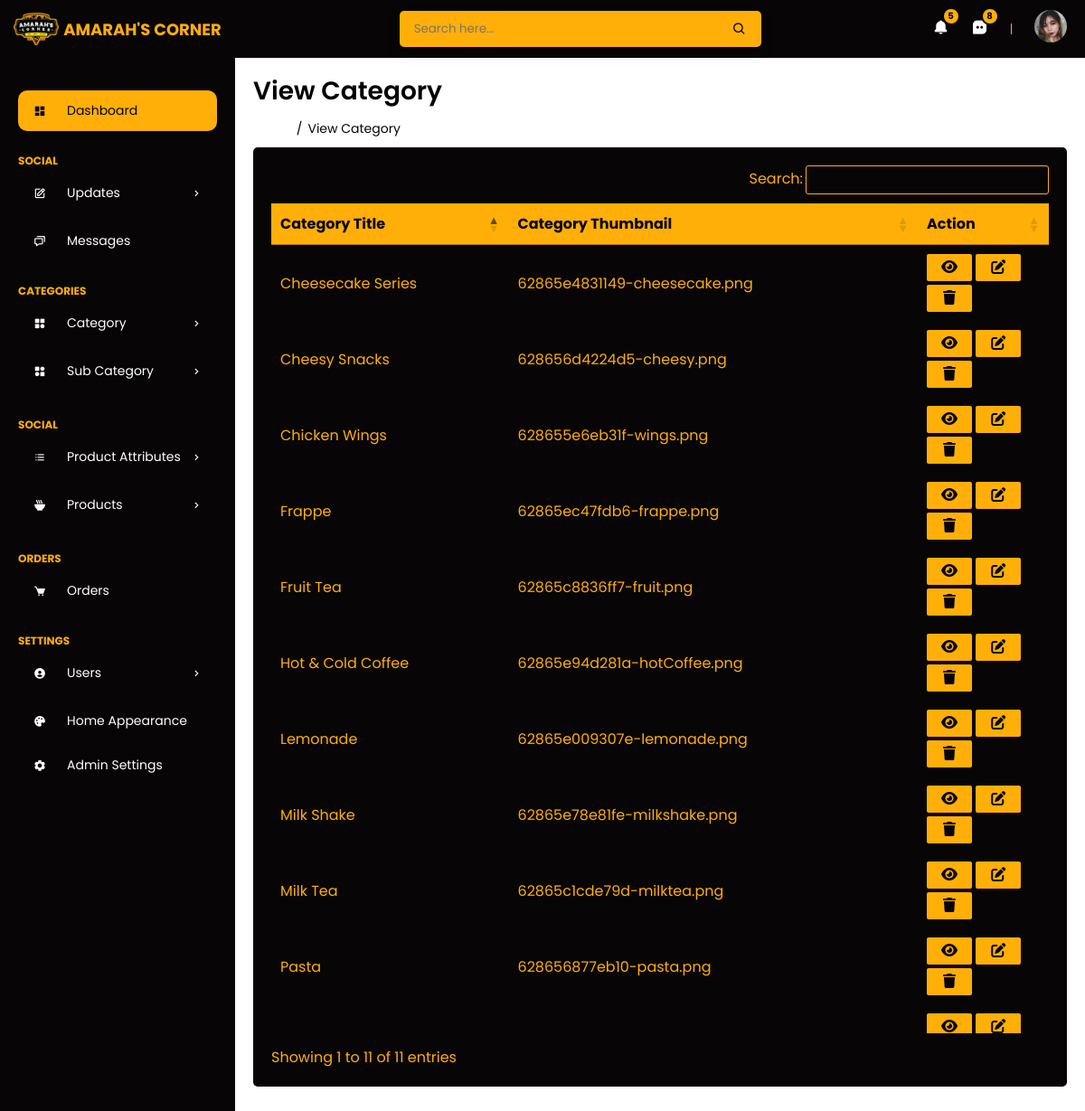
Screenshot of /admin/view-category.php with the database file from the repository.
### tables this page shows
CREATE TABLE `category` (
  `category_id` int(11) NOT NULL,
  `category_title` varchar(255) DEFAULT NULL,
  `categoty_thumbnail` varchar(255) DEFAULT NULL
);

### admin/view-category.php (the view, shortened to what this page needs)
<?php
require_once '../includes/database_conn.php';
?>
<!DOCTYPE html>
<html lang="en">
<head>
    <link href='https://unpkg.com/boxicons@2.1.2/css/boxicons.min.css' rel='stylesheet'>
    <link rel="stylesheet" href="https://cdnjs.cloudflare.com/ajax/libs/font-awesome/6.1.1/css/all.min.css">
    <link rel="stylesheet" type="text/css" href="https://cdn.datatables.net/1.12.0/css/jquery.dataTables.min.css" />
    <link rel="stylesheet" href="../assets/css/admin.css">
</head>
<body>
    <?php include 'top.php'; ?>
    <main>
        <h1 class="title">View Category</h1>
        <ul class="breadcrumbs">
            <li><a href="index">Home</a></li>
            <li class="divider">/</li>
            <li><a href="view-category" class="active">View Category</a></li>
        </ul>
        <section class="view-category">
            <div class="wrapper">
                <table id="table_id">
                    <thead>
                        <tr>
                            <th>Category Title</th>
                            <th>Category Thumbnail</th>
                            <th>Action</th>
                        </tr>
                    </thead>
                    <tbody>
                        <?php
                        $get_category = mysqli_query($conn, "SELECT * FROM category");
                        foreach($get_category as $category_row) {
                        ?>
                        <tr>
                            <td class="category_title"><?php echo $category_row['category_title'] ?></td>
                            <td><?php echo $category_row['categoty_thumbnail'] ?>
                            </td>
                            <td>
                                <a href="#" class="view"><i class="fa-solid fa-eye"></i></a>
                                <a href="#" id="editModal" class="edit"><i class="fa-solid fa-pen-to-square "></i></a>
                                <a href="#" class="delete"><i class="fa-solid fa-trash"></i></a>
                            </td>
                        </tr>
                        <?php
                        }
                        ?>
                    </tbody>
                </table>
            </div>
        </section>
        <?php include 'bottom.php' ?>
</body>
</html>

### assets/css/admin.css (style rules this page uses)
:root { --primary: #ffaf08; --black: #070506; --border: 1.6px solid rgba(0, 0, 0, 0.1); --border-hover: 1.6px solid var(--black); --box-shadow: 0 8px 16px rgba(0, 0, 0, 0.1); --swiper-theme-color: var(--primary); --danger: #dc3545; }
* { margin: 0; padding: 0; box-sizing: border-box; font-family: "Poppins", sans-serif; transition: all 0.2s linear; transition: width none; }
html { overflow-x: hidden; }
body { background: url(../images/background.png); background-repeat: no-repeat; background-position: center; background-size: cover; background-attachment: fixed; height: 100%; }
a { text-decoration: none; }
li { list-style: none; }
main { margin-top: 60px; width: 100%; padding: 10px; height: calc(100vh - 60px); }
@media (min-width: 768px) { main { padding: 20px; } }
main .title { font-size: 28px; font-weight: 600; margin-bottom: 10px; }
main .breadcrumbs { display: flex; grid-gap: 6px; margin-bottom: 10px; }
main .breadcrumbs li { font-size: 14px; }
main .breadcrumbs li a { font-size: 14px; color: #fff; }
main .breadcrumbs li a.active { color: var(--black); pointer-events: none; }
main .breadcrumbs li.divider { color: var(--black); pointer-events: none; }
main .view-category { width: 100%; height: auto; }
main .view-category .wrapper { border-radius: 5px; width: 100%; height: 100%; background-color: var(--black); color: var(--primary); padding: 20px; overflow: hidden; }
main .view-category .wrapper #table_id { table-layout: fixed; color: var(--primary) !important; width: 100% !important; border-radius: 5px; }
main .view-category .wrapper #table_id thead { display: table-header-group; }
main .view-category .wrapper #table_id thead tr { background-color: #ffaf08 !important; }
main .view-category .wrapper #table_id thead tr:first-child th:first-child { border-top-left-radius: 5px; }
main .view-category .wrapper #table_id tbody tr td { vertical-align: middle; }
main .view-category .wrapper #table_id tbody tr td a { display: inline-block; background-color: #ffaf08; text-decoration: none; color: #070506; text-align: center; width: 50px; height: 30px; line-height: 30px; border-radius: 2px; margin: 2px 0; }

### admin/view-category.php (style rules this page uses)
table.dataTable thead { border-radius: 5px !important; }
table.dataTable thead tr { background-color: #ffaf08; color: #070506; white-space: nowrap; }

### rows the page displays
category: category_title "Chicken Wings", categoty_thumbnail "628655e6eb31f-wings.png"
category: category_title "Pasta", categoty_thumbnail "628656877eb10-pasta.png"
category: category_title "Cheesy Snacks", categoty_thumbnail "628656d4224d5-cheesy.png"
category: category_title "Milk Tea", categoty_thumbnail "62865c1cde79d-milktea.png"
category: category_title "Fruit Tea", categoty_thumbnail "62865c8836ff7-fruit.png"
category: category_title "Lemonade", categoty_thumbnail "62865e009307e-lemonade.png"
category: category_title "Cheesecake Series", categoty_thumbnail "62865e4831149-cheesecake.png"
category: category_title "Milk Shake", categoty_thumbnail "62865e78e81fe-milkshake.png"
category: category_title "Hot & Cold Coffee", categoty_thumbnail "62865e94d281a-hotCoffee.png"
category: category_title "Frappe", categoty_thumbnail "62865ec47fdb6-frappe.png"
